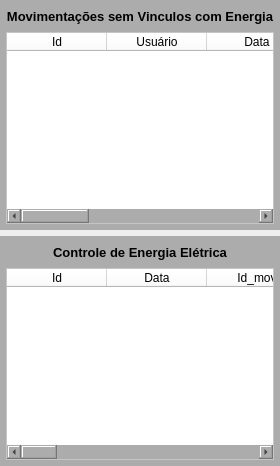
        <widget class="QWidget" name="widget_5" native="true">
         <layout class="QVBoxLayout" name="verticalLayout_5">
          <property name="leftMargin">
           <number>0</number>
          </property>
          <property name="topMargin">
           <number>0</number>
          </property>
          <property name="rightMargin">
           <number>0</number>
          </property>
          <property name="bottomMargin">
           <number>0</number>
          </property>
          <item>
           <widget class="QWidget" name="widget_9" native="true">
            <property name="font">
             <font>
              <pointsize>8</pointsize>
             </font>
            </property>
            <property name="styleSheet">
             <string notr="true">background-color: rgb(172, 172, 172);</string>
            </property>
            <layout class="QVBoxLayout" name="verticalLayout_4">
             <property name="spacing">
              <number>6</number>
             </property>
             <property name="leftMargin">
              <number>6</number>
             </property>
             <property name="topMargin">
              <number>6</number>
             </property>
             <property name="rightMargin">
              <number>6</number>
             </property>
             <property name="bottomMargin">
              <number>6</number>
             </property>
             <item>
              <widget class="QLabel" name="label_6">
               <property name="minimumSize">
                <size>
                 <width>0</width>
                 <height>20</height>
                </size>
               </property>
               <property name="maximumSize">
                <size>
                 <width>16777215</width>
                 <height>20</height>
                </size>
               </property>
               <property name="font">
                <font>
                 <pointsize>10</pointsize>
                 <weight>75</weight>
                 <bold>true</bold>
                </font>
               </property>
               <property name="text">
                <string>Movimentações sem Vinculos com Energia</string>
               </property>
               <property name="alignment">
                <set>Qt::AlignCenter</set>
               </property>
              </widget>
             </item>
             <item>
              <widget class="QTableWidget" name="table_Lista_2">
               <property name="sizePolicy">
                <sizepolicy hsizetype="Preferred" vsizetype="Preferred">
                 <horstretch>0</horstretch>
                 <verstretch>0</verstretch>
                </sizepolicy>
               </property>
               <property name="font">
                <font>
                 <pointsize>8</pointsize>
                </font>
               </property>
               <property name="styleSheet">
                <string notr="true">background-color: rgb(255, 255, 255);</string>
               </property>
               <column>
                <property name="text">
                 <string>Id</string>
                </property>
               </column>
               <column>
                <property name="text">
                 <string>Usuário</string>
                </property>
               </column>
               <column>
                <property name="text">
                 <string>Data</string>
                </property>
               </column>
               <column>
                <property name="text">
                 <string>Banco</string>
                </property>
               </column>
               <column>
                <property name="text">
                 <string>Tipo</string>
                </property>
               </column>
               <column>
                <property name="text">
                 <string>Valor</string>
                </property>
               </column>
               <column>
                <property name="text">
                 <string>Obs</string>
                </property>
               </column>
              </widget>
             </item>
            </layout>
           </widget>
          </item>
          <item>
           <widget class="QWidget" name="widget_4" native="true">
            <property name="font">
             <font>
              <pointsize>8</pointsize>
             </font>
            </property>
            <property name="styleSheet">
             <string notr="true">background-color: rgb(172, 172, 172);</string>
            </property>
            <layout class="QVBoxLayout" name="verticalLayout_2">
             <property name="spacing">
              <number>6</number>
             </property>
             <property name="leftMargin">
              <number>6</number>
             </property>
             <property name="topMargin">
              <number>6</number>
             </property>
             <property name="rightMargin">
              <number>6</number>
             </property>
             <property name="bottomMargin">
              <number>6</number>
             </property>
             <item>
              <widget class="QLabel" name="label_5">
               <property name="minimumSize">
                <size>
                 <width>0</width>
                 <height>20</height>
                </size>
               </property>
               <property name="maximumSize">
                <size>
                 <width>16777215</width>
                 <height>20</height>
                </size>
               </property>
               <property name="font">
                <font>
                 <pointsize>10</pointsize>
                 <weight>75</weight>
                 <bold>true</bold>
                </font>
               </property>
               <property name="text">
                <string>Controle de Energia Elétrica</string>
               </property>
               <property name="alignment">
                <set>Qt::AlignCenter</set>
               </property>
              </widget>
             </item>
             <item>
              <widget class="QTableWidget" name="table_Lista">
               <property name="sizePolicy">
                <sizepolicy hsizetype="Preferred" vsizetype="Preferred">
                 <horstretch>0</horstretch>
                 <verstretch>0</verstretch>
                </sizepolicy>
               </property>
               <property name="font">
                <font>
                 <pointsize>8</pointsize>
                </font>
               </property>
               <property name="styleSheet">
                <string notr="true">background-color: rgb(255, 255, 255);</string>
               </property>
               <column>
                <property name="text">
                 <string>Id</string>
                </property>
               </column>
               <column>
                <property name="text">
                 <string>Data</string>
                </property>
               </column>
               <column>
                <property name="text">
                 <string>Id_mov</string>
                </property>
               </column>
               <column>
                <property name="text">
                 <string>Data Anterior</string>
                </property>
               </column>
               <column>
                <property name="text">
                 <string>R$ Anterior</string>
                </property>
               </column>
               <column>
                <property name="text">
                 <string>Data Atual</string>
                </property>
               </column>
               <column>
                <property name="text">
                 <string>R$ Atual</string>
                </property>
               </column>
               <column>
                <property name="text">
                 <string>Kwh</string>
                </property>
               </column>
               <column>
                <property name="text">
                 <string>R$ Consumo</string>
                </property>
               </column>
               <column>
                <property name="text">
                 <string>Bandeira</string>
                </property>
               </column>
               <column>
                <property name="text">
                 <string>R$ Bandeira</string>
                </property>
               </column>
               <column>
                <property name="text">
                 <string>R$ Outros</string>
                </property>
               </column>
               <column>
                <property name="text">
                 <string>Obs</string>
                </property>
               </column>
              </widget>
             </item>
            </layout>
           </widget>
          </item>
         </layout>
        </widget>
